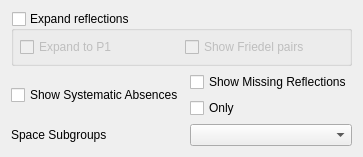
              <widget class="QWidget" name="tab">
               <attribute name="title">
                <string>Expansion</string>
               </attribute>
               <layout class="QGridLayout" name="gridLayout_28">
                <item row="0" column="0" colspan="3">
                 <widget class="QGroupBox" name="ExpandReflsGroupBox">
                  <property name="sizePolicy">
                   <sizepolicy hsizetype="Preferred" vsizetype="Fixed">
                    <horstretch>0</horstretch>
                    <verstretch>0</verstretch>
                   </sizepolicy>
                  </property>
                  <property name="title">
                   <string>Expand reflections</string>
                  </property>
                  <property name="checkable">
                   <bool>true</bool>
                  </property>
                  <property name="checked">
                   <bool>false</bool>
                  </property>
                  <layout class="QGridLayout" name="gridLayout_3">
                   <property name="leftMargin">
                    <number>6</number>
                   </property>
                   <property name="topMargin">
                    <number>6</number>
                   </property>
                   <property name="rightMargin">
                    <number>6</number>
                   </property>
                   <property name="bottomMargin">
                    <number>6</number>
                   </property>
                   <item row="0" column="0">
                    <widget class="QCheckBox" name="expandP1checkbox">
                     <property name="text">
                      <string>Expand to P1</string>
                     </property>
                    </widget>
                   </item>
                   <item row="0" column="1">
                    <widget class="QCheckBox" name="expandAnomalouscheckbox">
                     <property name="text">
                      <string>Show Friedel pairs</string>
                     </property>
                    </widget>
                   </item>
                  </layout>
                 </widget>
                </item>
                <item row="2" column="0">
                 <widget class="QLabel" name="SpacegroupLabel">
                  <property name="sizePolicy">
                   <sizepolicy hsizetype="Preferred" vsizetype="Preferred">
                    <horstretch>0</horstretch>
                    <verstretch>2</verstretch>
                   </sizepolicy>
                  </property>
                  <property name="text">
                   <string>Space Subgroups</string>
                  </property>
                 </widget>
                </item>
                <item row="1" column="0">
                 <widget class="QCheckBox" name="sysabsentcheckbox">
                  <property name="text">
                   <string>Show Systematic Absences</string>
                  </property>
                 </widget>
                </item>
                <item row="1" column="1" colspan="2">
                 <widget class="QWidget" name="widget_3" native="true">
                  <layout class="QGridLayout" name="gridLayout_20">
                   <property name="leftMargin">
                    <number>0</number>
                   </property>
                   <property name="topMargin">
                    <number>0</number>
                   </property>
                   <property name="rightMargin">
                    <number>0</number>
                   </property>
                   <property name="bottomMargin">
                    <number>0</number>
                   </property>
                   <item row="0" column="0" rowspan="2" colspan="2">
                    <widget class="QCheckBox" name="missingcheckbox">
                     <property name="text">
                      <string>Show Missing Reflections</string>
                     </property>
                    </widget>
                   </item>
                   <item row="2" column="0">
                    <widget class="QCheckBox" name="onlymissingcheckbox">
                     <property name="text">
                      <string>Only</string>
                     </property>
                    </widget>
                   </item>
                  </layout>
                 </widget>
                </item>
                <item row="2" column="1" colspan="2">
                 <widget class="QComboBox" name="SpaceGroupComboBox">
                  <property name="sizePolicy">
                   <sizepolicy hsizetype="Preferred" vsizetype="Fixed">
                    <horstretch>0</horstretch>
                    <verstretch>2</verstretch>
                   </sizepolicy>
                  </property>
                 </widget>
                </item>
               </layout>
              </widget>
